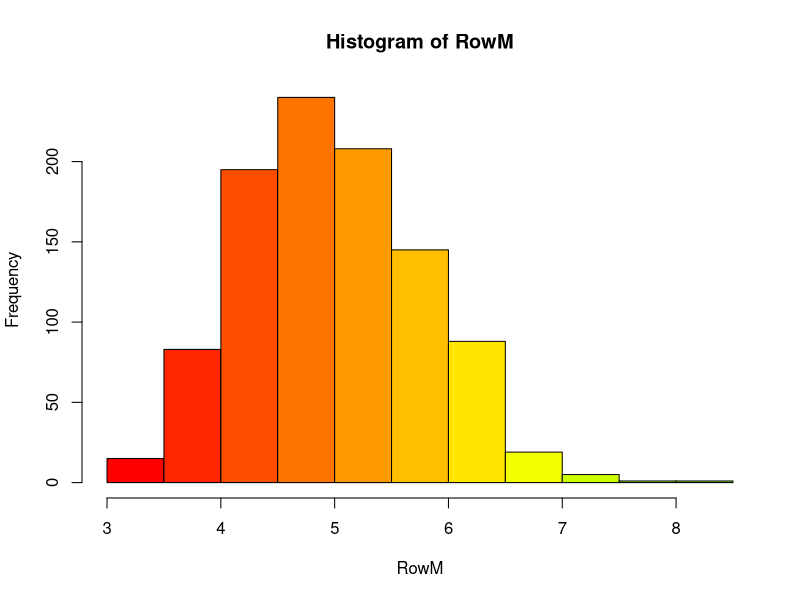
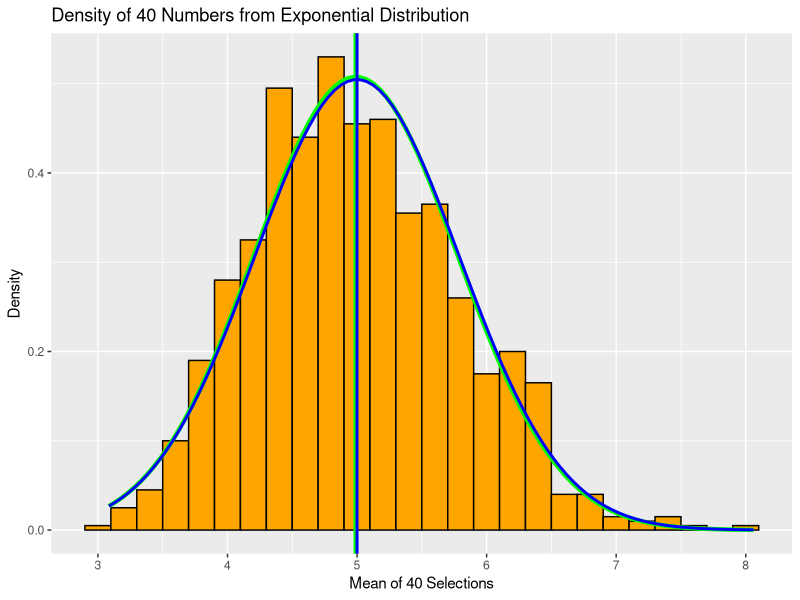

Here is the R script that generated these plots, in order:

library(ggplot2) 



set.seed(1)

n<-40
numsim<-1000
lambda<-0.2

sim<-NULL


dataset<-matrix(rexp(n*numsim,lambda),numsim)


#####Equivalence of means

RowM <- rowMeans(dataset)

hist(RowM, col=rainbow(n))

x<-mean(RowM)

mean<-as.numeric(format(x, digits=3))

meanT<-as.numeric(format((1/0.2), digits=3))

#Row variables
mean
var<-var(RowM)
std<-sd(RowM)

#Theory variables
meanT
stdT<-((1/lambda) * (1/sqrt(n)))
varT<-stdT^2

######Equivalence of variance

var(RowM)

########Normal distribution

#convert to dataframe
RowMean<-apply(dataset,1,mean)

dfRowM<-data.frame(RowM)



mp<-ggplot(dfRowM,aes(x=RowM))
mp<-mp+geom_histogram(binwidth = lambda,fill="orange",color="black",aes(y = ..density..))
mp<-mp + labs(title="Density of 40 Numbers from Exponential Distribution", x="Mean of 40 Selections", y="Density")


mp<-mp+geom_vline(xintercept=mean, size=1.5,colour="green", linetype=1, show_guide=TRUE)
mp<-mp + stat_function(fun=dnorm,args=list(mean=mean, sd=std),color = "green", size = 1.5)

mp<-mp+geom_vline(xintercept=meanT, size=1.0,colour="blue", linetype=1, show_guide=TRUE)
mp<-mp + stat_function(fun=dnorm,args=list(mean=meanT, sd=stdT),linetype=1,color = "blue", size = 1.0)
mp


#
#mp<-mp + stat_function(fun=dnorm,args=list(mean=ActualMean, sd=ActualSD),color = "blue", size = 1.0)
#mp<-mp + geom_vline(xintercept=TheoryMean,size=1.0,color="yellow",linetype = "longdash")
#mp






for (i in 1:1000){
 sim<-c(sim,mean(rexp(n,lambda)))
}